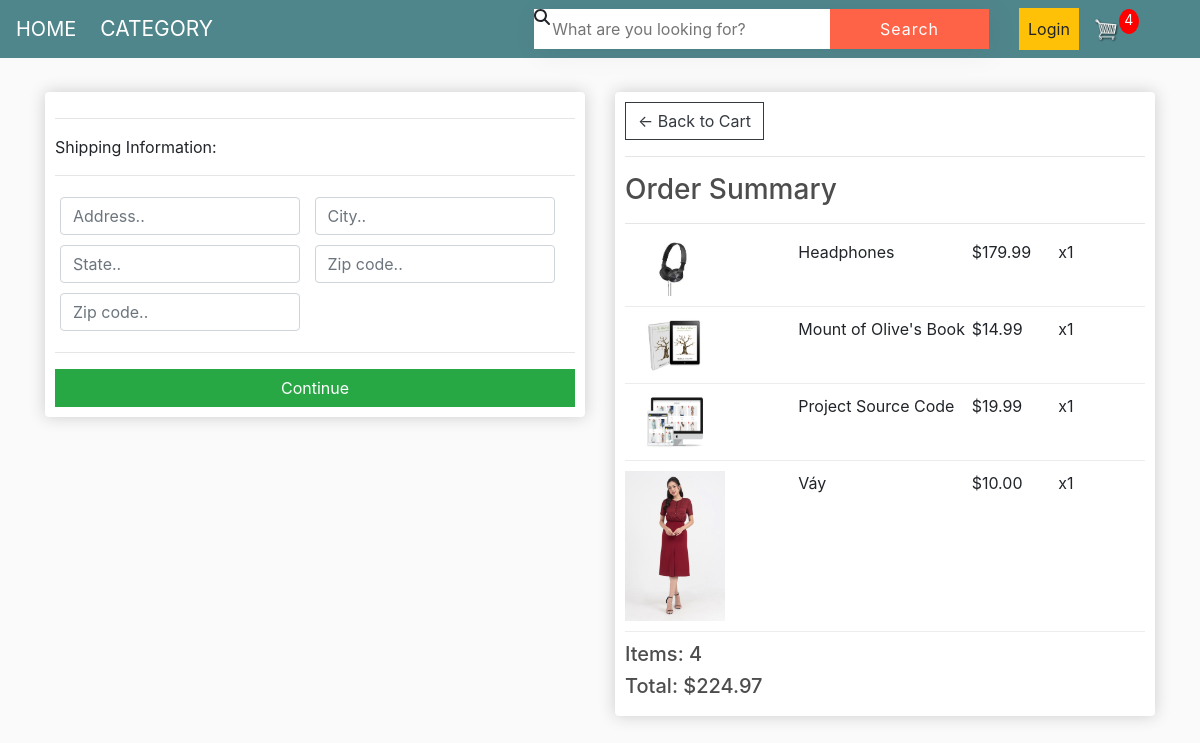
The app's page /checkout/ (signed in) with its own data.
### store/models.py (models this page shows, shortened)
class OrderItem(models.Model):
	product = models.ForeignKey(Product, on_delete=models.SET_NULL, null=True)
	order = models.ForeignKey(Order, on_delete=models.SET_NULL, null=True)
	quantity = models.IntegerField(default=0, null=True, blank=True)
	date_added = models.DateTimeField(auto_now_add=True)
	@property
	def get_total(self):
		total = self.product.price * self.quantity
		return total

class Product(models.Model):
	name = models.CharField(max_length=200)
	price = models.FloatField()
	digital = models.BooleanField(default=False,null=True, blank=True)
	image = models.ImageField(null=True, blank=True)
	@property
	def imageURL(self):
		try:
			url = self.image.url
		except:
			url = ''
		return url

class Order(models.Model):
	customer = models.ForeignKey(Customer, on_delete=models.SET_NULL, null=True, blank=True)
	date_ordered = models.DateTimeField(auto_now_add=True)
	complete = models.BooleanField(default=False)
	transaction_id = models.CharField(max_length=100, null=True)
	@property
	def shipping(self):
		shipping = False
		orderitems = self.orderitem_set.all()
		for i in orderitems:
			if i.product.digital == False:
				shipping = True
		return shipping
	@property
	def get_cart_total(self):
		orderitems = self.orderitem_set.all()
		total = sum([item.get_total for item in orderitems])
		return total
	@property
	def get_cart_items(self):
		orderitems = self.orderitem_set.all()
		total = sum([item.quantity for item in orderitems])
		return total

### store/views.py (the view)
# urls.py: path('checkout/', views.checkout, name="checkout"),
def checkout(request):
	data = cartData(request)
	cartItems = data['cartItems']
	order = data['order']
	items = data['items']
	context = {'items':items, 'order':order, 'cartItems':cartItems}
	return render(request, 'store/checkout.html', context)

### store/utils.py (called while the page is built)
def cartData(request):
	if request.user.is_authenticated:
		customer = request.user.customer
		order, created = Order.objects.get_or_create(customer=customer, complete=False)
		items = order.orderitem_set.all()
		cartItems = order.get_cart_items
	else:
		cookieData = cookieCart(request)
		cartItems = cookieData['cartItems']
		order = cookieData['order']
		items = cookieData['items']
	return {'cartItems':cartItems ,'order':order, 'items':items}

### store/templates/store/checkout.html (shortened to what this page needs)
{% extends 'store/main.html' %}
{% load static %}
{% block content %}
     <div class="row">
		<div class="col-lg-6">
			<div class="box-element" id="form-wrapper">
				<form id="form">
					<div id="shipping-info">
						<hr>
						<p>Shipping Information:</p>
						<hr>
						<div class="form-field">
							<input class="form-control" type="text" name="address" placeholder="Address..">
						</div>
						<div class="form-field">
							<input class="form-control" type="text" name="city" placeholder="City..">
						</div>
						<div class="form-field">
							<input class="form-control" type="text" name="state" placeholder="State..">
						</div>
						<div class="form-field">
							<input class="form-control" type="text" name="zipcode" placeholder="Zip code..">
						</div>
						<div class="form-field">
							<input class="form-control" type="text" name="country" placeholder="Zip code..">
						</div>
					</div>
					<hr>
					<input id="form-button" class="btn btn-success btn-block" type="submit" value="Continue">
				</form>
			</div>
			<br>
		</div>
		<div class="col-lg-6">
			<div class="box-element">
				<a  class="btn btn-outline-dark" href="{% url 'cart' %}">&#x2190; Back to Cart</a>
				<hr>
				<h3>Order Summary</h3>
				<hr>
				{% for item in items %}
				<div class="cart-row">
					<div style="flex:2"><img class="row-image" src="{{item.product.imageURL}}"></div>
					<div style="flex:2"><p>{{item.product.name}}</p></div>
					<div style="flex:1"><p>${{item.product.price|floatformat:2}}</p></div>
					<div style="flex:1"><p>x{{item.quantity}}</p></div>
				</div>
				{% endfor %}
				<h5>Items:   {{order.get_cart_items}}</h5>
				<h5>Total:   ${{order.get_cart_total|floatformat:2}}</h5>
			</div>
		</div>
	</div>
{% endblock content %}

### static/css/main.css (style rules this page uses)
body { background-color: hsl(0, 0%, 98%); }
h1,h2,h3,h4,h5,h6 { color:hsl(0, 0%, 30%); }
.box-element { box-shadow:hsl(0, 0%, 80%) 0 0 16px; background-color: #fff; border-radius: 4px; padding: 10px; }
.col-lg-4, .col-lg-6, .col-lg-8, .col-lg-12 { margin-top: 10px; }
.btn { border-radius: 0; }
.row-image { width: 100px; }
.form-field { width:250px; display: inline-block; padding: 5px; }
.cart-row { display: flex; align-items: flex-stretch; padding-bottom: 10px; margin-bottom: 10px; border-bottom: 1px solid #ececec; }

### records on screen
OrderItem: product.imageURL (picture), product.name "Headphones", product.price "179.99", quantity "1"
OrderItem: product.imageURL (picture), product.name "Mount of Olive's Book", product.price "14.99", quantity "1"
OrderItem: product.imageURL (picture), product.name "Project Source Code", product.price "19.99", quantity "1"
OrderItem: product.imageURL (picture), product.name "Váy", product.price "10.00", quantity "1"
Order: get_cart_items "4", get_cart_total "224.97"

### other values on screen
{{ cartItems }} "4"
